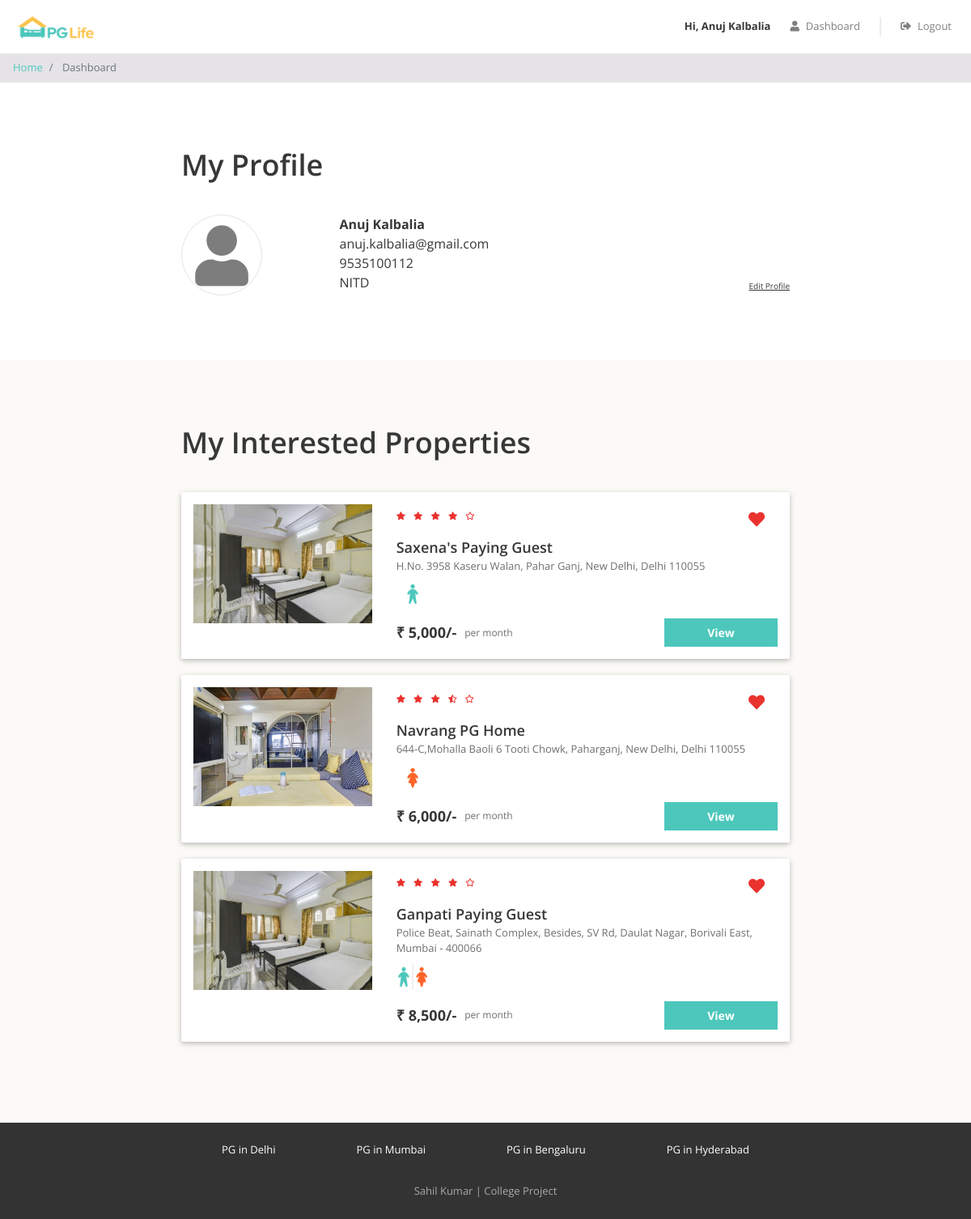
/dashboard.php (signed in), run on the app's committed database.
### tables this page shows
CREATE TABLE `users` (
  `id` int(11) NOT NULL,
  `email` varchar(100) NOT NULL,
  `password` varchar(100) NOT NULL,
  `full_name` varchar(100) NOT NULL,
  `phone` varchar(20) NOT NULL,
  `gender` enum('male','female') NOT NULL,
  `college_name` varchar(100) NOT NULL,
  `note` text
);

CREATE TABLE `interested_users_properties` (
  `id` int(11) NOT NULL,
  `user_id` int(11) NOT NULL,
  `property_id` int(11) NOT NULL
);

CREATE TABLE `properties` (
  `id` int(11) NOT NULL,
  `city_id` int(11) NOT NULL,
  `name` varchar(100) NOT NULL,
  `address` varchar(255) NOT NULL,
  `description` longtext NOT NULL,
  `gender` enum('male','female','unisex') NOT NULL,
  `rent` int(11) NOT NULL,
  `rating_clean` float(2,1) NOT NULL,
  `rating_food` float(2,1) NOT NULL,
  `rating_safety` float(2,1) NOT NULL
);

### dashboard.php (the view, shortened to what this page needs)
<?php
require "includes/database_connect.php";
$user_id = $_SESSION['user_id'];
$sql_1 = "SELECT * FROM users WHERE id = $user_id";
$result_1 = mysqli_query($conn, $sql_1);
$user = mysqli_fetch_assoc($result_1);
$sql_2 = "SELECT *
            FROM interested_users_properties iup
            INNER JOIN properties p ON iup.property_id = p.id
            WHERE iup.user_id = $user_id";
$result_2 = mysqli_query($conn, $sql_2);
$interested_properties = mysqli_fetch_all($result_2, MYSQLI_ASSOC);
?>
<!DOCTYPE html>
<html lang="en">
<head>
    <?php
    include "includes/head_links.php";
    ?>
    <link href="css/dashboard.css" rel="stylesheet" />
</head>
<body>
    <?php
    include "includes/header.php";
    ?>
    <nav aria-label="breadcrumb">
        <ol class="breadcrumb py-2">
            <li class="breadcrumb-item">
                <a href="index.php">Home</a>
            </li>
            <li class="breadcrumb-item active" aria-current="page">
                Dashboard
            </li>
        </ol>
    </nav>
    <div class="my-profile page-container">
        <h1>My Profile</h1>
        <div class="row">
            <div class="col-md-3 profile-img-container">
                <i class="fas fa-user profile-img"></i>
            </div>
            <div class="col-md-9">
                <div class="row no-gutters justify-content-between align-items-end">
                    <div class="profile">
                        <div class="name"><?= $user['full_name'] ?></div>
                        <div class="email"><?= $user['email'] ?></div>
                        <div class="phone"><?= $user['phone'] ?></div>
                        <div class="college"><?= $user['college_name'] ?></div>
                    </div>
                    <div class="edit">
                        <div class="edit-profile" data-toggle="modal" data-target="#edit-profile-modal" style="cursor:pointer;">Edit Profile</div>
                    </div>
                </div>
            </div>
        </div>
    </div>
    <?php
    if (count($interested_properties) > 0) {
    ?>
        <div class="my-interested-properties">
            <div class="page-container">
                <h1>My Interested Properties</h1>
                <?php
                foreach ($interested_properties as $property) {
                    $property_images = glob("img/properties/" . $property['id'] . "/*");
                ?>
                    <div class="property-card property-id-<?= $property['id'] ?> row">
                        <div class="image-container col-md-4">
                            <img src="<?= $property_images[0] ?>" />
                        </div>
                        <div class="content-container col-md-8">
                            <div class="row no-gutters justify-content-between">
                                <?php
                                $total_rating = ($property['rating_clean'] + $property['rating_food'] + $property['rating_safety']) / 3;
                                $total_rating = round($total_rating, 1);
                                ?>
                                <div class="star-container" title="<?= $total_rating ?>">
                                    <?php
                                    $rating = $total_rating;
                                    for ($i = 0; $i < 5; $i++) {
                                        if ($rating >= $i + 0.8) {
                                    ?>
                                            <i class="fas fa-star"></i>
                                        <?php
                                        } elseif ($rating >= $i + 0.3) {
                                        ?>
                                            <i class="fas fa-star-half-alt"></i>
                                        <?php
                                        } else {
                                        ?>
                                            <i class="far fa-star"></i>
                                    <?php
                                        }
                                    }
                                    ?>
                                </div>
                                <div class="interested-container">
                                    <i class="is-interested-image fas fa-heart" property_id="<?= $property['id'] ?>"></i>
                                </div>
                            </div>
                            <div class="detail-container">
                                <div class="property-name"><?= $property['name'] ?></div>
                                <div class="property-address"><?= $property['address'] ?></div>
                                <div class="property-gender">
                                    <?php
                                    if ($property['gender'] == "male") {
                                    ?>
                                        <img src="img/male.png">
                                    <?php
                                    } elseif ($property['gender'] == "female") {
                                    ?>
                                        <img src="img/female.png">
                                    <?php
                                    } else {
                                    ?>
                                        <img src="img/unisex.png">
                                    <?php
                                    }
                                    ?>
                                </div>
                            </div>
                            <div class="row no-gutters">
                                <div class="rent-container col-6">
                                    <div class="rent">₹ <?= number_format($property['rent']) ?>/-</div>
                                    <div class="rent-unit">per month</div>
                                </div>
                                <div class="button-container col-6">
                                    <a href="property_detail.php?property_id=<?= $property['id'] ?>" class="btn btn-primary">View</a>
                                </div>
                            </div>
                        </div>
                    </div>
                <?php
                }
                ?>
            </div>
        </div>
    <?php
    }
    ?>
    <?php
    include "includes/footer.php";
    ?>
</body>
</html>

### css/common.css (style rules this page uses)
* { box-sizing: border-box; font-family: 'Open Sans', sans-serif; }
body { color: #373737; font-size: 16px; position: relative; }
h1, h2, h3, h4, h5, h6 { font-weight: 600; }
h1 { font-size: 36px; margin-bottom: 40px; }
.btn-primary, .btn-warning, .btn-danger { color: white; font-weight: bold; }
.breadcrumb { background-color: #e5e3e8; font-size: 13px; border-radius: 0px; margin-bottom: 0px; }
.page-container { max-width: 800px; padding: 80px 24px; margin: auto; }

### css/dashboard.css (style rules this page uses)
.profile-img { color: #7d7d7d; font-size: 75px; text-align: center; border: 1px solid #e4e4e4; border-radius: 50%; height: 100px; width: 100px; line-height: 100px; }
.profile .name { font-weight: bold; }
.edit-profile { font-size: 10px; text-decoration: underline; cursor: pointer; }
.my-interested-properties { background-color: #fcfaf7; }
.property-card { background-color: #ffffff; border-radius: 2px; padding: 15px 0px; margin: 20px auto; box-shadow: 0 2px 5px 0 rgba(0, 0, 0, 0.16), 0 2px 10px 0 rgba(0, 0, 0, 0.12); }
.image-container { text-align: center; }
.image-container img { width: 100%; max-width: 300px; }
.star-container i { color: #EA322E; font-size: 10px; margin-right: 6px; }
.interested-container { text-align: center; padding: 8px 16px; }
.interested-container i { color: #EA322E; font-size: 20px; cursor: pointer; }
.detail-container { padding-bottom: 10px; }
.property-name { font-size: 18px; font-weight: 600; }
.property-address { color: #6f6f6f; font-size: 13px; padding-bottom: 5px; }
.property-gender img { width: 40px; }
.rent-container { display: flex; align-items: center; }
.rent { font-size: 18px; font-weight: bold; padding-right: 10px; }
.rent-unit { color: #6f6f6f; font-size: 12px; }
.button-container .btn { font-size: 14px; border-radius: 0px; width: 140px; float: right; }

### data on the page
users: full_name "Anuj Kalbalia", email "anuj.kalbalia@gmail.com", phone "9535100112", college_name "NITD"
interested_users_properties: property.name "Saxena's Paying Guest", property.address "H.No. 3958 Kaseru Walan, Pahar Ganj, New Delhi, Delhi 110055", property.rent "5,000"
interested_users_properties: shows a picture, property.name "Navrang PG Home", property.address "644-C,Mohalla Baoli 6 Tooti Chowk, Paharganj, New Delhi, Delhi 110055", property.rent "6,000"
interested_users_properties: property.name "Ganpati Paying Guest", property.address "Police Beat, Sainath Complex, Besides, SV Rd, Daulat Nagar, Borivali East, Mumbai - 400066", property.rent "8,500"

### other printed values
$_SESSION["full_name"] "Anuj Kalbalia"
